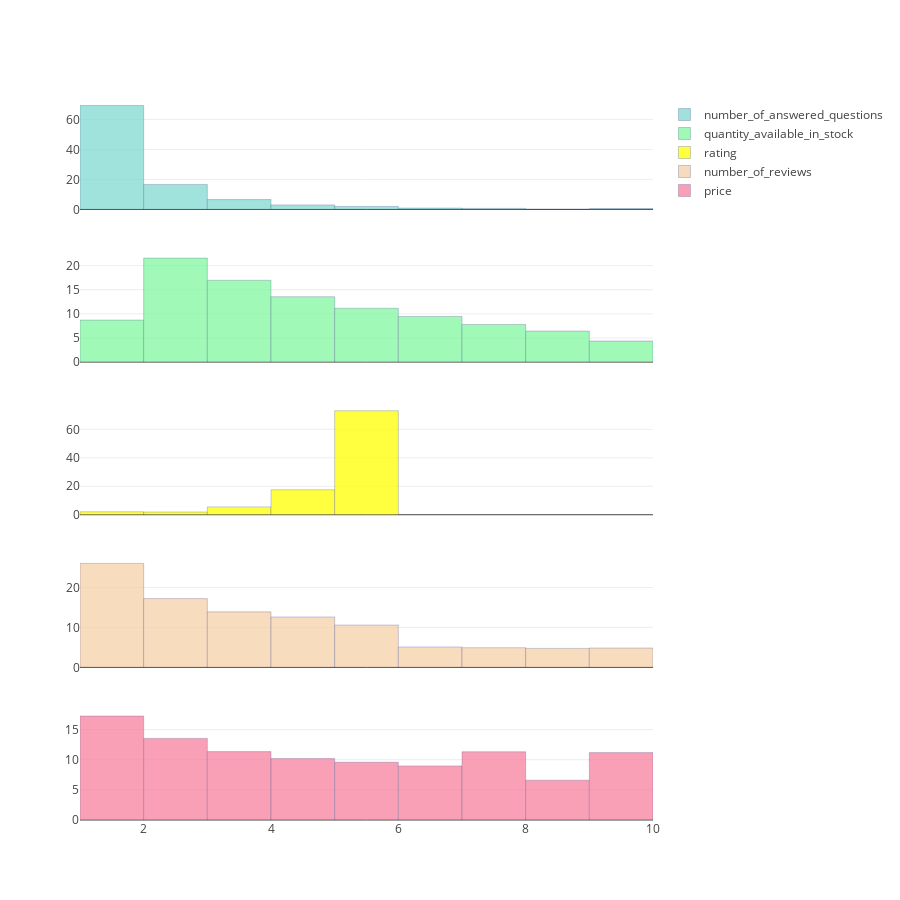

The notebook cell this image was saved under:
### Code cell
# Below graph describes the nuumerical attributes and their data distribution 
countplot()

### Figure 1 — Plotly figure (JSON) as saved in the notebook; plotly's stock layout.template omitted (floating-point values rounded to 4 significant figures; data arrays with more than 128 entries replaced by an {"elided": "..."} marker saying what was removed)
{"data": [{"histnorm": "percent", "marker": {"color": "#81D8D0", "line": {"color": "rgb(18,28,107)", "width": 0.3}}, "name": "number_of_answered_questions", "opacity": 0.75, "type": "histogram", "uid": "3ce1016e-7833-4846-be04-3efee181dee7", "x": {"elided": "29552 int values"}, "xaxis": "x", "xbins": {"end": 10, "size": 1, "start": 1}, "yaxis": "y"}, {"histnorm": "percent", "marker": {"color": "#81F79F", "line": {"color": "rgb(18,28,107)", "width": 0.3}}, "name": "quantity_available_in_stock", "opacity": 0.75, "type": "histogram", "uid": "2414f924-21d4-4cad-beee-dd3b4598ce25", "x": {"elided": "29552 int values"}, "xaxis": "x", "xbins": {"end": 10, "size": 1, "start": 1}, "yaxis": "y2"}, {"histnorm": "percent", "marker": {"color": "#FFFF00", "line": {"color": "rgb(18,28,107)", "width": 0.3}}, "name": "rating", "opacity": 0.75, "type": "histogram", "uid": "7b5f0696-d652-4256-a54f-f4850047a97a", "x": {"elided": "29552 int values"}, "xaxis": "x", "xbins": {"end": 10, "size": 1, "start": 1}, "yaxis": "y3"}, {"histnorm": "percent", "marker": {"color": "#F5D0A9", "line": {"color": "rgb(18,28,107)", "width": 0.3}}, "name": "number_of_reviews", "opacity": 0.75, "type": "histogram", "uid": "a3d4585e-a65e-4bf1-bafe-df6759ba8585", "x": {"elided": "29552 int values"}, "xaxis": "x", "xbins": {"end": 10, "size": 1, "start": 1}, "yaxis": "y4"}, {"histnorm": "percent", "marker": {"color": "#F7819F", "line": {"color": "rgb(18,28,107)", "width": 0.3}}, "name": "price", "opacity": 0.75, "type": "histogram", "uid": "dae67099-b228-46c3-806b-514c7eea74a4", "x": {"elided": "29552 float values"}, "xaxis": "x", "xbins": {"end": 10, "size": 1, "start": 1}, "yaxis": "y5"}], "layout": {"height": 900, "width": 900, "xaxis": {"anchor": "y5", "domain": [0, 1]}, "yaxis": {"anchor": "free", "domain": [0.848, 1], "position": 0}, "yaxis2": {"anchor": "free", "domain": [0.636, 0.788], "position": 0}, "yaxis3": {"anchor": "free", "domain": [0.424, 0.576], "position": 0}, "yaxis4": {"anchor": "free", "domain": [0.212, 0.364], "position": 0}, "yaxis5": {"anchor": "x", "domain": [0, 0.152]}}}
